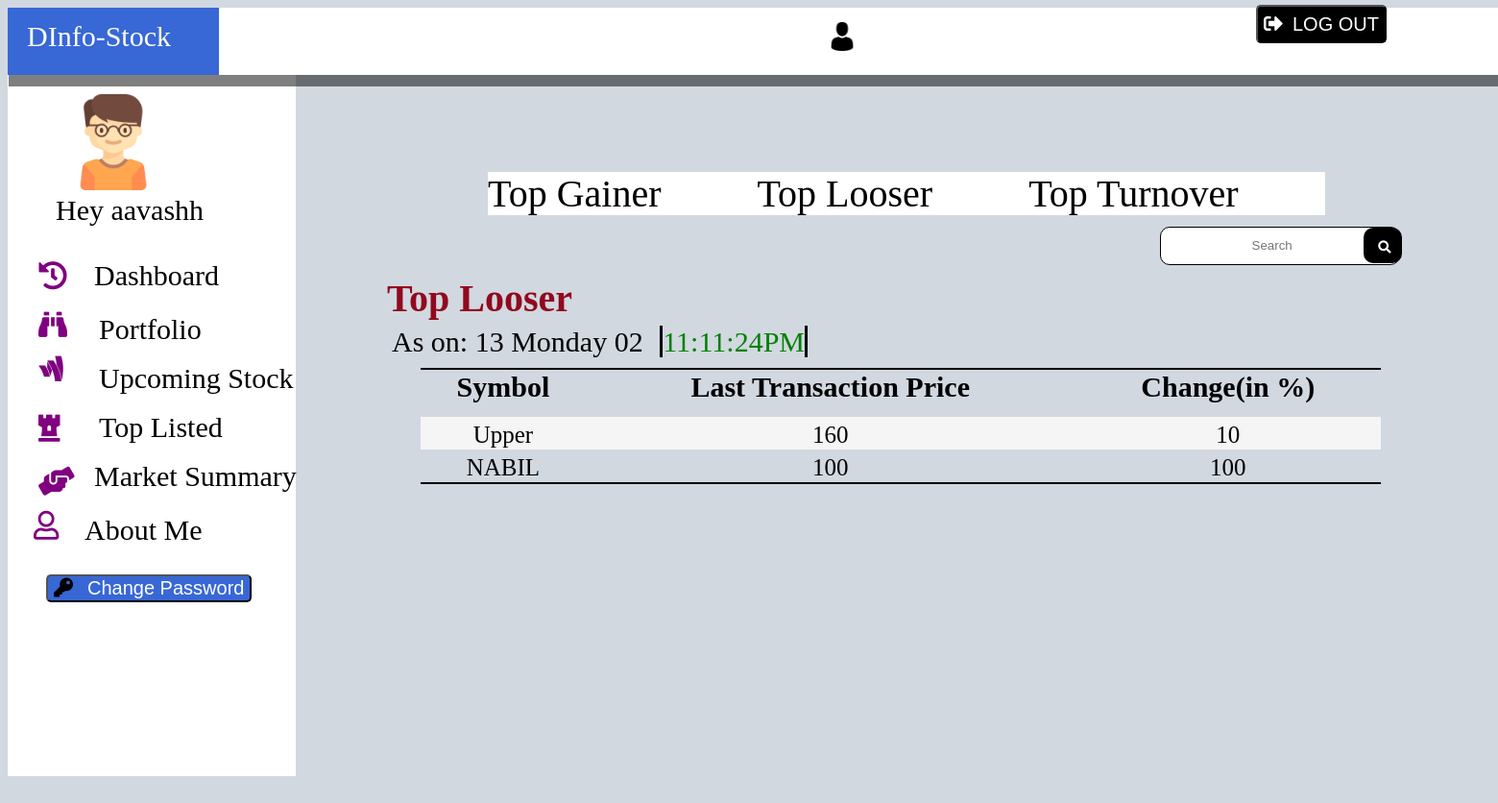
Screenshot of /project/toplooser.php (signed in) with the database file from the repository.
### tables this page shows
CREATE TABLE `top_looser` (
  `id` int(11) NOT NULL,
  `symbol` varchar(50) NOT NULL,
  `ltp` int(50) NOT NULL,
  `change` int(50) NOT NULL
);

### project/toplooser.php (the view, shortened to what this page needs)
<?php
include("database.php");
include("main.php");
$where = '';
$sql= "SELECT * FROM `top_looser` $where";
$results = mysqli_query($conn, $sql);
?>
<!DOCTYPE html>
<html lang="en">
<head>
      <link href="css/top.css" rel="stylesheet">
</head>
<body>
<div class="part-two">
            <a class="subparttwo" href="topgainer.php">  Top Gainer</a>
            </div>
            <div class="part-two">
            <a class="subparttwo" href="toplooser.php">  Top Looser</a>
            </div>
            <div class="part-two">
            <a class="subparttwo" href="topturnover.php">Top Turnover</a>
            </div>
      <form action="toplooser.php" method="POST">
<input type="search" name="submit" placeholder="Search ">
<button class="btn2" name="search"><i class="fas fa-search"></i></button>
      </form>
      <div id="head">
    <h1>Top Looser</h1>
    <span id='date'>As on:
    <?php
    echo date('d l m')."&nbsp";
   echo "<span id='date-two'>".date("h:i:sA")."</span>";
?>
</span>
   <table>
    <tr>
    <th>Symbol</th>
    <th>Last Transaction Price</th>
    <th>Change(in %)</th>
    </tr>
 <?php
   while($rows= mysqli_fetch_assoc($results)){
?>
    <tr>
    <td><?php echo $rows['symbol']?></td>
    <td><?php echo $rows['ltp']?></td>
    <td><?php echo $rows['change']?></td>
    <?php
   }
   ?>
    </tr>
   </table>
   </div>
</body>
</html>

### project/css/main.css (style rules this page uses)
body { background-color: #d1d8e0; overflow: visible; }
a { text-decoration: none; }

### project/css/top.css (style rules this page uses)
.part-two { background-color: white; width: 100%; display: inline; font-size: 40px; padding-right: 90px; position: relative; top:-630px; left:500px; cursor: pointer; text-decoration: none; }
.subparttwo { text-decoration: none; color:black; }
input { border:1px solid black; border-radius: 10px; position: relative; top:-620px; left: 1200px; height: 40px; width: 250px; outline: none; text-align: center; }
.btn2 { position: relative; top:-618px; left: 1158px; border: none; background-color:black; height: 37px; width: 40px; border-radius: 10px; padding-top: 5px; }
.fa-search { color:white; position: relative; left:2px; }
#head { position: relative; top:-600px; left:500px; }
h1 { position: relative; top:-35px; left:-500px; font-size: 40px; padding-left: 395px; color:#91091e; height:50px; width: 100vw; }
#date { color:black; font-size: 30px; position:relative; top:-60px; left:-100px; }
#date-two { position: relative; left:10px; color:green; border-left: 3px solid black; border-right: 3px solid black; }
table { width: 1000px; position: relative; top:-50px; left:-70px; border-top: 2px solid black; border-bottom: 2px solid black; border-spacing: 0; }
table th { color:black; font-size: 30px; padding-bottom: 14px; }
table td { font-size: 25px; text-align: center; padding-top: 5px; }
table tr:nth-child(even) { background-color:#f6f5f5; }

### rows the page displays
top_looser: symbol "Upper", ltp "160", change "10"
top_looser: symbol "NABIL", ltp "100", change "100"

### other values shown
$_SESSION['username'] "aavashh"
